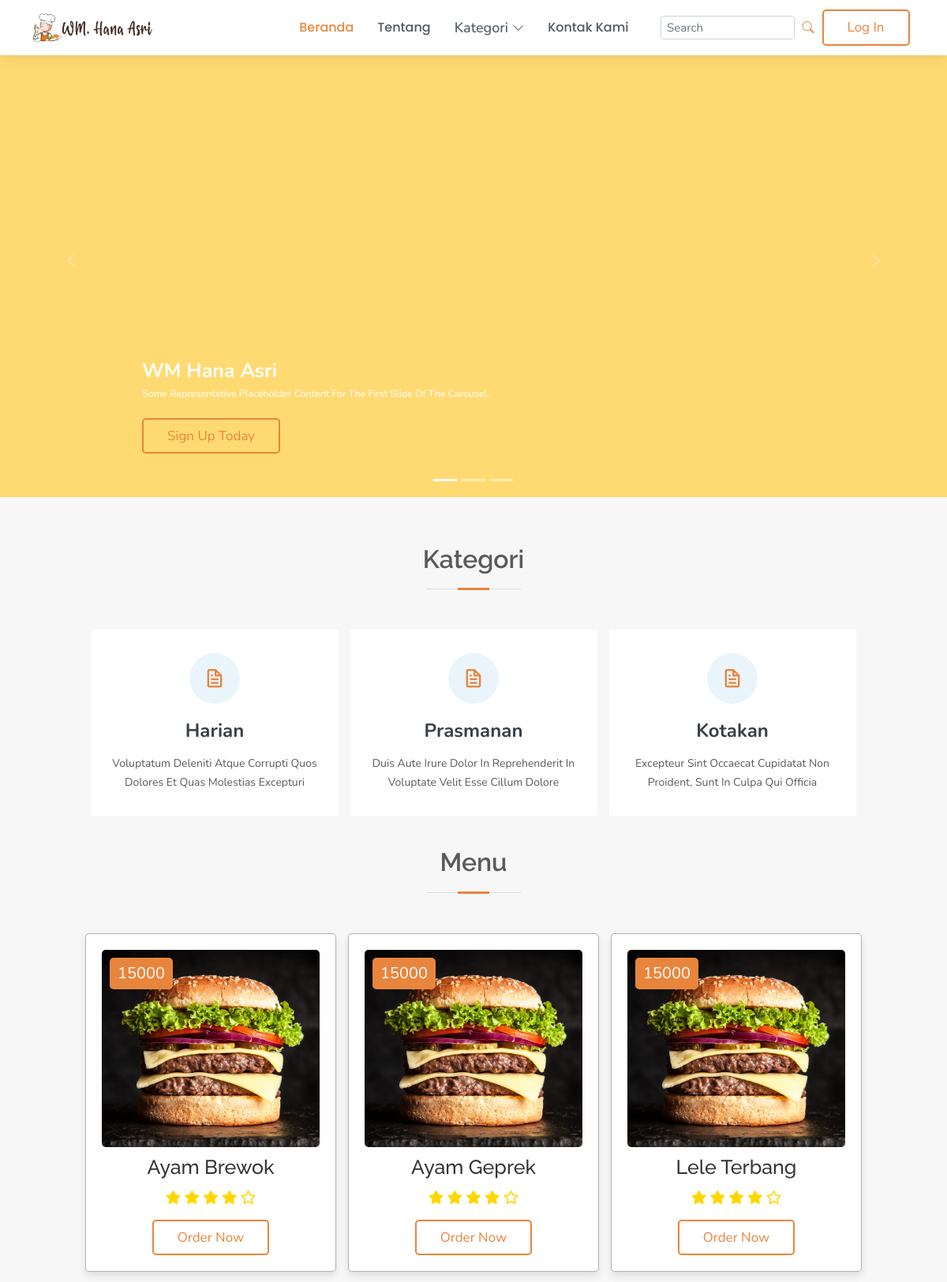
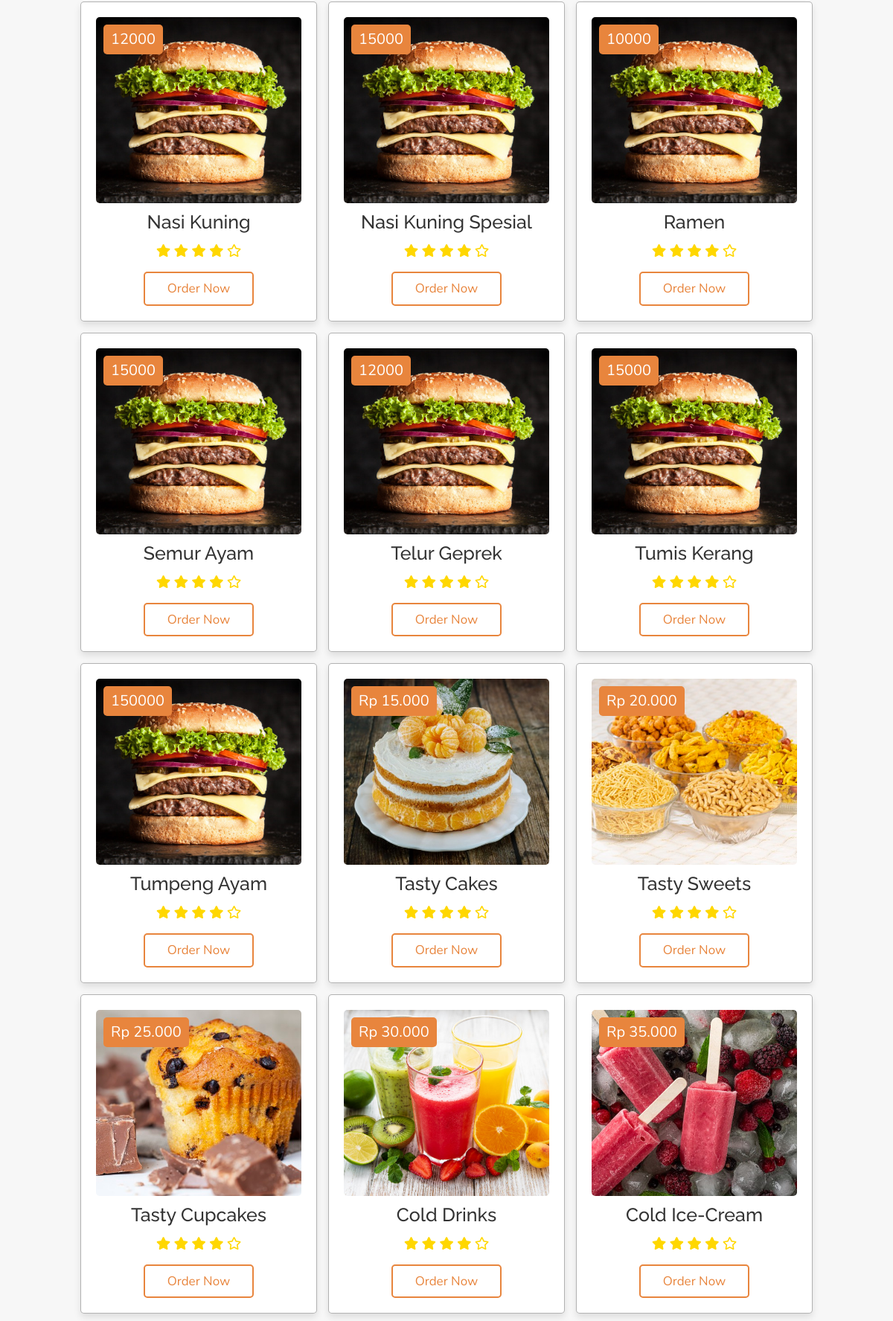
The page / (upper part) on the database its author committed (2 pictures, top to bottom).
### tables this page shows
CREATE TABLE `menu` (
  `id_menu` int(11) NOT NULL,
  `nama_menu` varchar(100) NOT NULL,
  `harga` varchar(50) NOT NULL,
  `detail` text NOT NULL,
  `gambar` varchar(50) NOT NULL,
  `id_kategori` int(11) NOT NULL
);

### index.php (the view, shortened to what this page needs)
<?php
  include('header.php')
?>
<main id="main">
  <div id="myCarousel" class="carousel slide" data-bs-ride="carousel">
      <div class="carousel-indicators">
        <button type="button" data-bs-target="#myCarousel" data-bs-slide-to="0" class="active" aria-current="true"
            aria-label="Slide 1"></button>
          <button type="button" data-bs-target="#myCarousel" data-bs-slide-to="1" aria-label="Slide 2"></button>
          <button type="button" data-bs-target="#myCarousel" data-bs-slide-to="2" aria-label="Slide 3"></button>
        </div>
        <div class="carousel-inner">
        <div class="carousel-item active" style="height: 600px;">
          <svg class="bd-placeholder-img" width="100%" height="100%" xmlns="http://www.w3.org/2000/svg"
            aria-hidden="true" preserveAspectRatio="xMidYMid slice" focusable="false">
              <rect width="100%" height="100%" fill="#FFDA72" /></svg>
          <div class="container">
            <div class="carousel-caption text-start">
              <h1><b>WM Hana Asri</b></h1>
              <p>Some representative placeholder content for the first slide of the carousel.</p>
                <p><a class="btn btn-lg" href="#">Sign up today</a></p>
              </div>
            </div>
          </div>
        </div>
        <button class="carousel-control-prev" type="button" data-bs-target="#myCarousel" data-bs-slide="prev">
          <span class="carousel-control-prev-icon" aria-hidden="true"></span>
        </button>
        <button class="carousel-control-next" type="button" data-bs-target="#myCarousel" data-bs-slide="next">
          <span class="carousel-control-next-icon" aria-hidden="true"></span>
        </button>
      </div>
    <section id="what-we-do" class="what-we-do">
      <div class="container">
          <div class="section-title">
          <h2>Kategori</h2>
        </div>
        <div class="row">
            <div class="col-lg-4 col-md-6 d-flex align-items-stretch">
            <div class="icon-box">
              <div class="icon"><i class="bx bx-file"></i></div>
              <h4><a href="">Harian</a></h4>
                <p>Voluptatum deleniti atque corrupti quos dolores et quas molestias excepturi</p>
              </div>
            </div>
          <div class="col-lg-4 col-md-6 d-flex align-items-stretch mt-4 mt-md-0">
            <div class="icon-box">
                <div class="icon"><i class="bx bx-file"></i></div>
                <h4><a href="">Prasmanan</a></h4>
                <p>Duis aute irure dolor in reprehenderit in voluptate velit esse cillum dolore</p>
            </div>
          </div>
            <div class="col-lg-4 col-md-6 d-flex align-items-stretch mt-4 mt-lg-0">
              <div class="icon-box">
                <div class="icon"><i class="bx bx-file"></i></div>
                <h4><a href="">Kotakan</a></h4>
              <p>Excepteur sint occaecat cupidatat non proident, sunt in culpa qui officia</p>
            </div>
          </div>
            </div>
      </div>
      </section>
<section class="popular" id="popular">
    <div class="section-title">
          <h2>Menu</h2>
        </div>
      <div class="box-container">
          <?php
            $batas = 10;
            $halaman = isset($_GET['halaman'])?(int)$_GET['halaman'] : 1;
            $halaman_awal = ($halaman>1) ? ($halaman * $batas) - $batas : 0;
            $data_menu = mysqli_query($koneksi,"SELECT * FROM menu LIMIT $halaman_awal, $batas");
            while($d = mysqli_fetch_array($data_menu)){
          ?>
          <div class="box">
              <span class="price"><?php echo $d['harga']; ?></span>
              <a href="product_detail.php"><img src="assets/img/p-1.jpg" alt=""></a>
              <h3><?php echo $d['nama_menu']; ?></h3>
            <div class="stars">
                <i class="fas fa-star"></i>
                <i class="fas fa-star"></i>
                <i class="fas fa-star"></i>
                <i class="fas fa-star"></i>
                <i class="far fa-star"></i>
            </div>
              <a href="#" class="btn">order now</a>
            </div>
            <?php
              }
            ?>
          <div class="box">
            <span class="price">Rp 15.000</span>
            <img src="assets/img/p-2.jpg" alt="">
                <h3>tasty cakes</h3>
              <div class="stars">
                <i class="fas fa-star"></i>
                <i class="fas fa-star"></i>
                <i class="fas fa-star"></i>
                  <i class="fas fa-star"></i>
                  <i class="far fa-star"></i>
              </div>
              <a href="#" class="btn">order now</a>
          </div>
          <div class="box">
              <span class="price">Rp 20.000</span>
              <img src="assets/img/p-3.jpg" alt="">
              <h3>tasty sweets</h3>
            <div class="stars">
                <i class="fas fa-star"></i>
                <i class="fas fa-star"></i>
                  <i class="fas fa-star"></i>
                  <i class="fas fa-star"></i>
                  <i class="far fa-star"></i>
            </div>
            <a href="#" class="btn">order now</a>
        </div>
          <div class="box">
              <span class="price">Rp 25.000</span>
              <img src="assets/img/p-4.jpg" alt="">
              <h3>tasty cupcakes</h3>
              <div class="stars">
                  <i class="fas fa-star"></i>
                  <i class="fas fa-star"></i>
                  <i class="fas fa-star"></i>
                  <i class="fas fa-star"></i>
                  <i class="far fa-star"></i>
            </div>
            <a href="#" class="btn">order now</a>
        </div>
        <div class="box">
              <span class="price">Rp 30.000</span>
              <img src="assets/img/p-5.jpg" alt="">
              <h3>cold drinks</h3>
            <div class="stars">
                <i class="fas fa-star"></i>
                <i class="fas fa-star"></i>
                <i class="fas fa-star"></i>
                <i class="fas fa-star"></i>
                  <i class="far fa-star"></i>
            </div>
            <a href="#" class="btn">order now</a>
        </div>
        <div class="box">
              <span class="price">Rp 35.000</span>
            <img src="assets/img/p-6.jpg" alt="">
            <h3>cold ice-cream</h3>
            <div class="stars">
                  <i class="fas fa-star"></i>
                  <i class="fas fa-star"></i>
                  <i class="fas fa-star"></i>
                  <i class="fas fa-star"></i>
                  <i class="far fa-star"></i>
              </div>
              <a href="#" class="btn">order now</a>
          </div>
    </div>
</section>
</main>
<?php
  include('footer.php')
?>

### header.php (shortened to what this page needs)
<!DOCTYPE html>
<html lang="en">
  <link href="assets/vendor/bootstrap/css/bootstrap.min.css" rel="stylesheet">
  <link href="assets/vendor/bootstrap-icons/bootstrap-icons.css" rel="stylesheet">
  <link href="assets/vendor/boxicons/css/boxicons.min.css" rel="stylesheet">
  <link href="assets/vendor/glightbox/css/glightbox.min.css" rel="stylesheet">
  <link href="assets/vendor/swiper/swiper-bundle.min.css" rel="stylesheet">
    <link rel="stylesheet" href="assets/css/index.css">
    <link rel="stylesheet" href="assets/css/carousel.css">
    <link rel="stylesheet" href="assets/css/order.css">
    <link rel="stylesheet" href="assets/css/food.css">
    <link rel="stylesheet" href="https://cdn.jsdelivr.net/npm/bootstrap-icons@1.10.2/font/bootstrap-icons.css">
    <link rel="stylesheet" href="https://cdnjs.cloudflare.com/ajax/libs/font-awesome/5.15.3/css/all.min.css">
 <body>
  <header id="header" class="fixed-top d-flex align-items-center">
      <div class="container d-flex align-items-center">
      <div class="logo me-auto">
        <a href="index.php"><img src="assets/img/logo/logo.png" alt="" class="img-fluid"></a>
      </div>
        <nav id="navbar" class="navbar order-last order-lg-0">
        <ul>
          <li><a class="nav-link scrollto active" href="#myCarousel">Beranda</a></li>
          <li><a class="nav-link scrollto" href="#about">Tentang</a></li>
          <li class="dropdown"><a href="#what-we-do"><span  style="font-size: 18px;">Kategori</span> <i class="bi bi-chevron-down"></i></a>
          </li>
          <li><a class="nav-link scrollto" href="#footer">Kontak Kami</a></li>
        </ul>
        </nav>
      <div class="input-group rounded m-3" style="width: 200px; padding-left:30px;">
        <input type="search" class="form-control rounded" placeholder="Search" aria-label="Search" aria-describedby="search-addon" style="height: 30px; font-size: 15px;"/>
      </div>
      <a href="#" class="js-search-open" style="font-size: 15px;"><span class="bi-search"></span></a>
      <a href="login.php"><button action="" class="btn m-3">Log In</button></a>
    </div>
  </header>

### footer.php (shortened to what this page needs)
</html>

### assets/css/index.css (style rules this page uses)
body { font-family: "Open Sans", sans-serif; color: #444444; }
a { color: #E8853D; text-decoration: none; }
h1, h2, h3, h4, h5, h6 { font-family: "Raleway", sans-serif; }
#header { height: 70px; transition: all 0.5s; z-index: 997; transition: all 0.5s; background: #fff; box-shadow: 0px 2px 15px rgba(0, 0, 0, 0.1); }
#header .logo img { max-height: 40px; }
.navbar { padding: 0; }
.navbar ul { margin: 0; padding: 0; display: flex; list-style: none; align-items: center; }
.navbar li { position: relative; }
.navbar a, .navbar a:focus { display: flex; align-items: center; justify-content: space-between; padding: 10px 0 10px 30px; font-family: "Poppins", sans-serif; font-size: 16px; font-weight: 500; color: #4f5a62; white-space: nowrap; transition: 0.3s; }
.navbar a i, .navbar a:focus i { font-size: 15px; line-height: 0; margin-left: 5px; }
.navbar a:hover, .navbar .active, .navbar .active:focus, .navbar li:hover>a { color: #E8853D; }
.btn { display: inline-block; color: #E8853D; text-decoration: none; padding: 5px 25px; border: 2px solid #E8853D; overflow: hidden; position: relative; transition: color .5s .25s; }
.btn::before, .btn::after { content: ''; position: absolute; top: 0; width: 50%; height: 100%; background-color: #E8853D; z-index: -1; transform: scaleX(0); transition: transform .5s cubic-bezier(.785, .135, .15, .86); }
.btn::before { left: 0; transform-origin: left; }
.btn::after { right: 0; transform-origin: right; }
section { padding: 60px 0; }
.section-title { text-align: center; padding-bottom: 30px; }
.section-title h2 { font-size: 32px; font-weight: 600; margin-bottom: 20px; padding-bottom: 20px; position: relative; }
.section-title h2::before { content: ""; position: absolute; display: block; width: 120px; height: 1px; background: #ddd; bottom: 1px; left: calc(50% - 60px); }
.section-title h2::after { content: ""; position: absolute; display: block; width: 40px; height: 3px; background: #E8853D; bottom: 0; left: calc(50% - 20px); }
.what-we-do .icon-box { text-align: center; padding: 30px 20px; transition: all ease-in-out 0.3s; background: #fff; }
.what-we-do .icon-box .icon { margin: 0 auto; width: 64px; height: 64px; background: #eaf4fb; border-radius: 50px; display: flex; align-items: center; justify-content: center; margin-bottom: 20px; transition: ease-in-out 0.3s; }
.what-we-do .icon-box .icon i { color: #E8853D; font-size: 28px; }
.what-we-do .icon-box h4 { font-weight: 700; margin-bottom: 15px; font-size: 24px; }
.what-we-do .icon-box h4 a { color: #384046; transition: ease-in-out 0.3s; }
.what-we-do .icon-box p { line-height: 24px; font-size: 14px; margin-bottom: 0; }

### assets/css/carousel.css (style rules this page uses)
body { padding-top: 3rem; padding-bottom: 3rem; color: #5a5a5a; }
.carousel { margin-bottom: 4rem; }
.carousel-caption { bottom: 3rem; z-index: 10; }
.carousel-item { height: 32rem; }
@media (min-width: 40em) { .carousel-caption p { margin-bottom: 1.25rem; font-size: 1.25rem; line-height: 1.4; } }

### assets/css/food.css (style rules this page uses)
:root { --red: #E8853D; }
* { font-family: 'Nunito', sans-serif; margin: 0; padding: 0; box-sizing: border-box; outline: none; border: none; text-decoration: none; text-transform: capitalize; transition: all .2s linear; }
html { font-size: 62.5%; overflow-x: hidden; scroll-behavior: smooth; scroll-padding-top: 6rem; }
body { background: #f7f7f7; }
section { padding: 2rem 9%; }
.btn { display: inline-block; padding: .8rem 3rem; border: .2rem solid var(--red); color: var(--red); cursor: pointer; font-size: 1.7rem; border-radius: .5rem; position: relative; overflow: hidden; z-index: 0; margin-top: 1rem; }
.btn::before { content: ''; position: absolute; top: 0; right: 0; width: 0%; height: 100%; background: var(--red); transition: .3s linear; z-index: -1; }
.popular .box-container { display: flex; flex-wrap: wrap; gap: 1.5rem; }
.popular .box-container .box { padding: 2rem; background: #fff; box-shadow: 0 .5rem 1rem rgba(0, 0, 0, .1); border: .1rem solid rgba(0, 0, 0, .3); border-radius: .5rem; text-align: center; flex: 1 1 30rem; position: relative; }
.popular .box-container .box img { height: 25rem; object-fit: cover; width: 100%; border-radius: .5rem; }
.popular .box-container .box .price { position: absolute; top: 3rem; left: 3rem; background: var(--red); color: #fff; font-size: 2rem; padding: .5rem 1rem; border-radius: .5rem; }
.popular .box-container .box h3 { color: #333; font-size: 2.5rem; padding-top: 1rem; }
.popular .box-container .box .stars i { color: gold; font-size: 1.7rem; padding: 1rem .1rem; }

### rows shown on the page
menu: harga "15000", nama_menu "Ayam Brewok"
menu: harga "15000", nama_menu "Ayam Geprek"
menu: harga "15000", nama_menu "Lele Terbang"
menu: harga "12000", nama_menu "Nasi Kuning"
menu: harga "15000", nama_menu "Nasi Kuning Spesial"
menu: harga "10000", nama_menu "Ramen"
menu: harga "15000", nama_menu "Semur Ayam"
menu: harga "12000", nama_menu "Telur Geprek"
menu: harga "15000", nama_menu "Tumis Kerang"
menu: harga "150000", nama_menu "Tumpeng Ayam"
